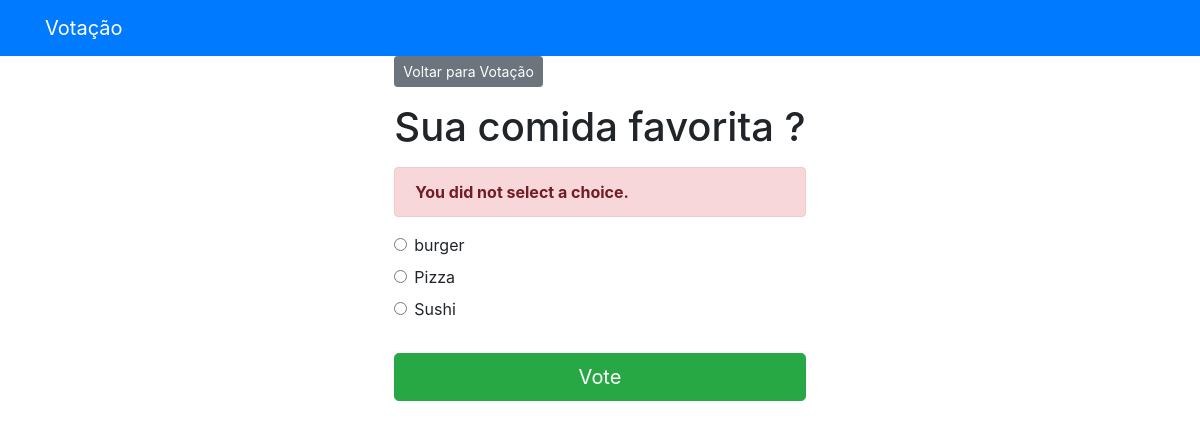
/polls/3/vote/, run on the app's committed database.
### pollApp/models.py (models this page shows, shortened)
class Question(models.Model):
    question_text = models.CharField(max_length = 300)
    pub_date = models.DateTimeField('date published')

class Choice(models.Model):
    question = models.ForeignKey(Question, on_delete = models.CASCADE)
    choice_text = models.CharField(max_length = 200)
    votes = models.IntegerField(default=0)

### pollApp/views.py (the view)
# urls.py: path('<int:question_id>/vote/', views.vote, name='vote'),
def vote(request, question_id):
    question = get_object_or_404(Question, pk = question_id)
    try:
        selected_choice = question.choice_set.get(pk = request.POST['choice'])
    except (KeyError, Choice.DoesNotExist):
        return render(request, 'polls/detail.html',
                      { 'question': question,
                        'error_message': 'You did not select a choice.'})
    else:
        selected_choice.votes += 1
        selected_choice.save()
        return HttpResponseRedirect(reverse('polls:results', args = (question.id,)))

### templates/polls/detail.html (shortened to what this page needs)
{% extends 'base.html' %}
{% block content %}
<a class ="btn btn-secondary btn-sm mb-3" href ="{% url 'polls:index' %}">Voltar para Votação</a>
<h1 class ="text-center mb-3">{{ question.question_text }}</h1>
{% if error_message %}
<p class ="alert alert-danger">
	<strong>{{ error_message }}</strong>
</p>
{% endif %}
<form action ="{% url 'polls:vote' question.id %}" method ="post">
	{% for choice in question.choice_set.all %}
	<div class ="form-check">
		<input type ="radio" name ="choice" class ="form-check-input" id ="choice{{ forloop.counter }}"
			value ="{{ choice.id }}" />
		<label for ="choice{{ forloop.counter }}">{{ choice.choice_text }}</label>
	</div>
	{% endfor %}
	<input type ="submit" value ="Vote" class ="btn btn-success btn-lg btn-block mt-4" />
</form>
{% endblock %}

### data on the page
Question: question_text "Sua comida favorita ?"
Choice: choice_text "burger"
Choice: choice_text "Pizza"
Choice: choice_text "Sushi"

### other printed values
{{ error_message }} "You did not select a choice."
